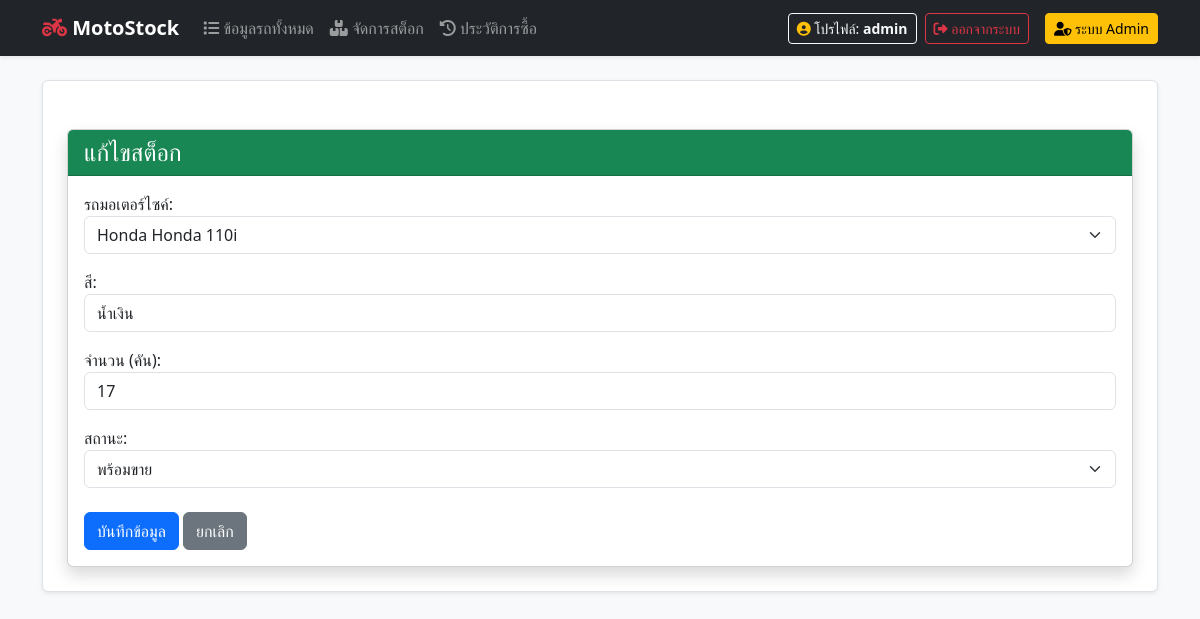
Screenshot of /inventory/1/edit/ (signed in) with the database file from the repository.
### showroom/models.py (models this page shows, shortened)
class Inventory(models.Model):
    STATUS_CHOICES = [
        ('Available', 'พร้อมขาย'),
        ('Reserved', 'จองแล้ว'),
        ('Out of Stock', 'สินค้าหมด')
    ]
    motorcycle = models.ForeignKey(Motorcycle, on_delete=models.CASCADE, verbose_name='รถมอเตอร์ไซค์')
    color = models.CharField(max_length=50, verbose_name='สี')
    quantity = models.IntegerField(default=0, verbose_name='จำนวน (คัน)')
    status = models.CharField(max_length=20, choices=STATUS_CHOICES, default='Available', verbose_name='สถานะ')

### showroom/views.py (the view)
# urls.py: path('inventory/<int:pk>/edit/', views.inventory_update, name='inventory_update'),
@user_passes_test(is_staff_user, login_url='login')
def inventory_update(request, pk):
    item = get_object_or_404(Inventory, pk=pk)
    form = InventoryForm(request.POST or None, instance=item)
    if form.is_valid():
        form.save()
        messages.success(request, 'แก้ไขสต็อกสินค้าสำเร็จ!')
        return redirect('inventory_list')
    return render(request, 'showroom/inventory_form.html', {'form': form})

### showroom/forms.py
class InventoryForm(forms.ModelForm):
    class Meta:
        model = Inventory
        fields = ['motorcycle', 'color', 'quantity', 'status']
        labels = {
            'motorcycle': 'รถมอเตอร์ไซค์',
            'color': 'สี',
            'quantity': 'จำนวน (คัน)',
            'status': 'สถานะ'
        }
        widgets = {
            'motorcycle': forms.Select(attrs={'class': 'form-select'}),
            'color': forms.TextInput(attrs={'class': 'form-control', 'placeholder': 'เช่น แดง, ดำ'}),
            'quantity': forms.NumberInput(attrs={'class': 'form-control'}),
            'status': forms.Select(attrs={'class': 'form-select'}),
        }

### showroom/models.py (called while the page is built)
    def __str__(self):
        return f"{self.brand} {self.model_name}"

### showroom/views.py (called while the page is built)
def is_staff_user(user):
    return user.is_authenticated and user.is_staff

### showroom/templates/showroom/inventory_form.html (shortened to what this page needs)
{% extends 'showroom/base.html' %}
{% block content %}
<div class="card shadow mt-4">
    <div class="card-header bg-success text-white">
        <h4 class="mb-0">{% if form.instance.pk %}แก้ไขสต็อก{% else %}เพิ่มสต็อกใหม่{% endif %}</h4>
    </div>
    <div class="card-body">
        <form method="POST">
            {{ form.as_p }}
            <button type="submit" class="btn btn-primary mt-2">บันทึกข้อมูล</button>
            <a href="{% url 'inventory_list' %}" class="btn btn-secondary mt-2">ยกเลิก</a>
        </form>
    </div>
</div>
{% endblock %}

### showroom/templates/showroom/base.html (shortened to what this page needs)
<!DOCTYPE html>
<html lang="th">
<head>
    <link href="https://cdn.jsdelivr.net/npm/bootstrap@5.3.0/dist/css/bootstrap.min.css" rel="stylesheet">
    <link rel="stylesheet" href="https://cdnjs.cloudflare.com/ajax/libs/font-awesome/6.4.0/css/all.min.css">
</head>
<body class="bg-light">
    <nav class="navbar navbar-expand-lg navbar-dark bg-dark shadow-sm">
        <div class="container">
            <a class="navbar-brand fw-bold" href="{% url 'home' %}">
                <i class="fa-solid fa-motorcycle text-danger"></i> MotoStock
            </a>
            <div class="collapse navbar-collapse" id="navbarNav">
                <ul class="navbar-nav me-auto mb-2 mb-lg-0">
                    <li class="nav-item">
                        <a class="nav-link" href="{% url 'bike_list' %}"><i class="fa-solid fa-list"></i> ข้อมูลรถทั้งหมด</a>
                    </li>
                    <li class="nav-item">
                        <a class="nav-link" href="{% url 'inventory_list' %}"><i class="fa-solid fa-boxes-stacked"></i> จัดการสต็อก</a>
                    </li>
                    {% if user.is_authenticated %}
                    <li class="nav-item">
                        <a class="nav-link" href="{% url 'order_history' %}"><i class="fa-solid fa-clock-rotate-left"></i> ประวัติการซื้อ</a>
                    </li>
                    {% endif %}
                </ul>
                <ul class="navbar-nav ms-auto align-items-center gap-2">
                    {% if user.is_authenticated %}
                        <li class="nav-item">
                            <a href="{% url 'profile' %}" class="btn btn-outline-light btn-sm">
                                <i class="fa-solid fa-circle-user text-warning"></i> โปรไฟล์: <strong>{{ user.username }}</strong>
                            </a>
                        </li>
                        <li class="nav-item">
                            <a href="{% url 'logout' %}" class="btn btn-outline-danger btn-sm">
                                <i class="fa-solid fa-right-from-bracket"></i> ออกจากระบบ
                            </a>
                        </li>
                    {% endif %}
                    {% if user.is_staff %}
                    <li class="nav-item ms-lg-2">
                        <a class="btn btn-warning btn-sm" href="{% url 'admin:index' %}" target="_blank">
                            <i class="fa-solid fa-user-shield"></i> ระบบ Admin
                        </a>
                    </li>
                    {% endif %}
                </ul>
            </div>
        </div>
    </nav>
    <div class="container mt-4 mb-5">
        <div class="bg-white p-4 rounded shadow-sm border">
            {% block content %}{% endblock %}
        </div>
    </div>
</body>
</html>

### rows the page displays
Inventory: motorcycle "Honda Honda 110i", color "น้ำเงิน", quantity "17", status "พร้อมขาย"

### other values shown
{{ user.username }} "admin"
